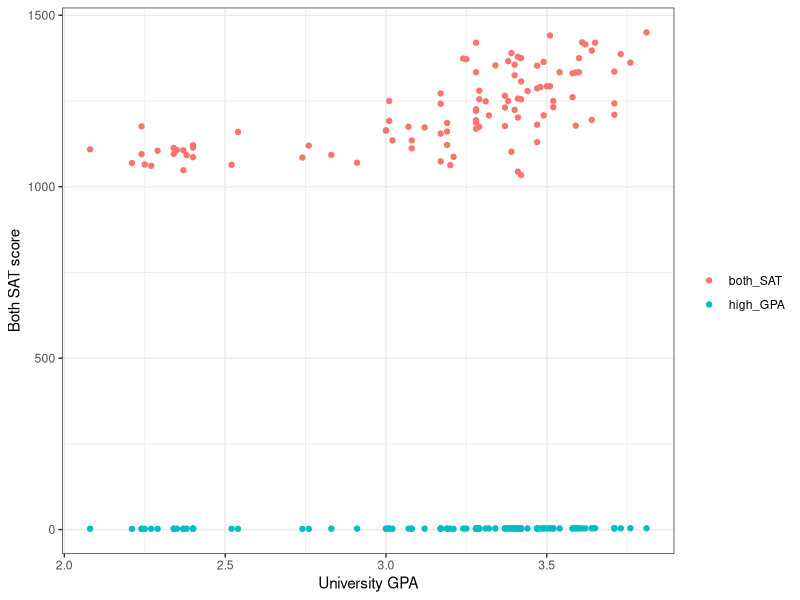
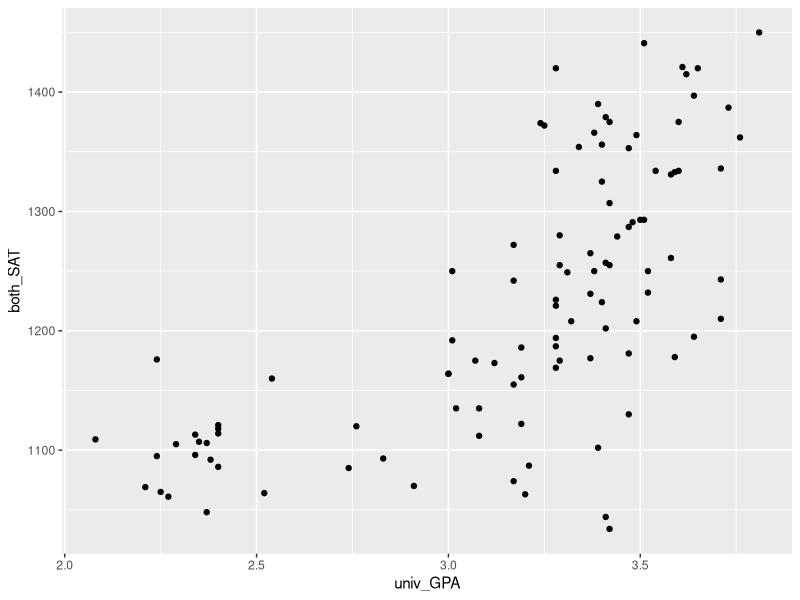
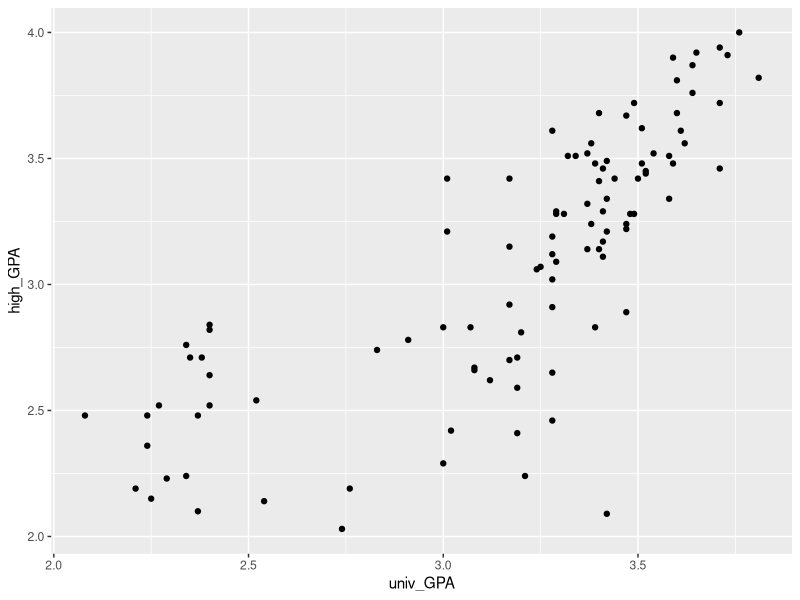
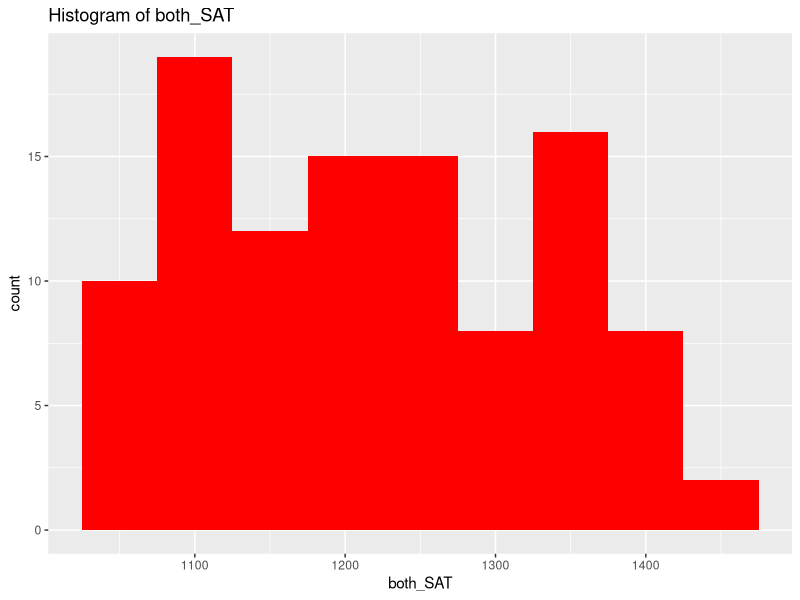
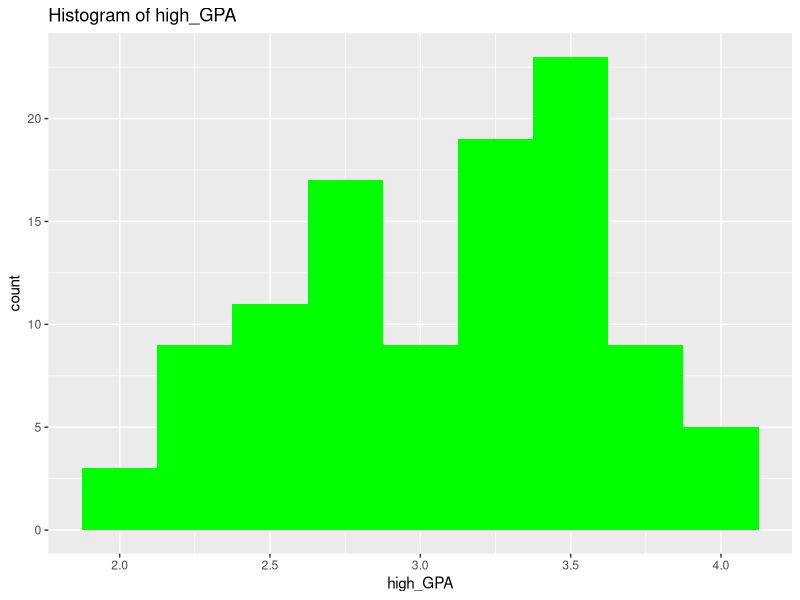
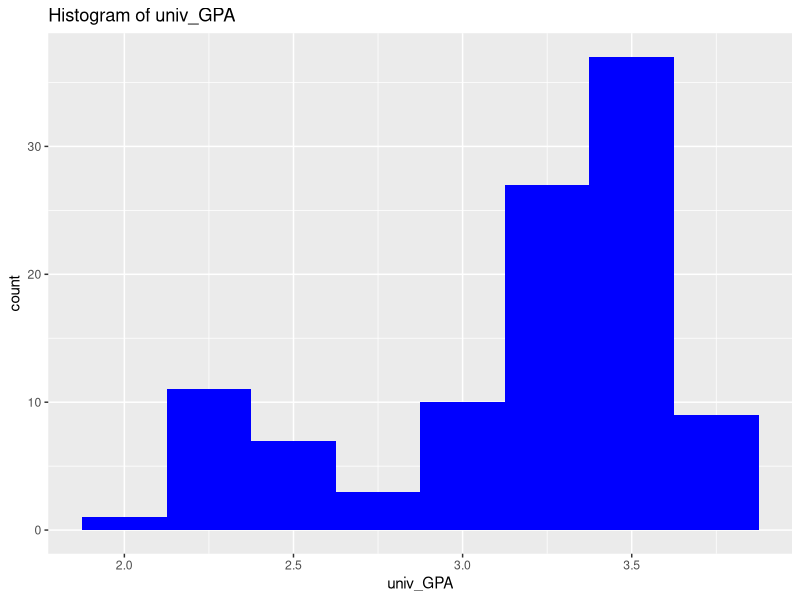

Recreate these plots in R, in order.
## ---- chunk 1
library(tidyverse)
library(readxl)
library(broom)
library(modelr)
library(rsample)
## ---- chunk 2
## TODO:
df_sat <- read_excel("./data/sat.xls")
## TODO: Do your "first checks"
df_sat %>% glimpse()
## ---- chunk 3
## NOTE: No need to edit this
df_composite <-
  df_sat %>%
  mutate(both_SAT = math_SAT + verb_SAT)
## ---- chunk 4
## TODO:
df_composite_long <- pivot_longer(df_composite, cols = c("high_GPA", "both_SAT"),
                                  names_to = "variable", values_to = "value")


# Create the scatter plot with a regression line
ggplot(df_composite_long, aes(x = univ_GPA, y = value, color = variable)) +
  geom_point() +
  labs(x = "University GPA", y = "Both SAT score", color = "") +
  theme_bw()
#I dont like how its not scaled, i tried using the y_scale_continous thing but it didnt work out...

#I made these plots for better observations to answer the questions
ggplot(df_composite, aes(x = univ_GPA, y = both_SAT)) +
  geom_point()

ggplot(df_composite, aes(x = univ_GPA, y = high_GPA)) +
  geom_point()
## ---- chunk 5
ggplot(df_composite, aes(x = both_SAT)) + geom_histogram(binwidth=50, fill = "red") + 
  labs(title = "Histogram of both_SAT")
ggplot(df_composite, aes(x = high_GPA)) + geom_histogram(binwidth=0.25, fill = "green") + 
  labs(title = "Histogram of high_GPA")
ggplot(df_composite, aes(x = univ_GPA)) + geom_histogram(binwidth=0.25,fill = "blue") + 
  labs(title = "Histogram of univ_GPA")
## ---- chunk 6
## TODO: Use the function cor.test() to test the correlations between
##       high_GPA and univ_GPA, as well as between
##       both_SAT and univ_GPA
# calculate the correlation and confidence intervals for high_GPA and univ_GPA
cor_test_high_univ <- cor.test(df_composite$high_GPA, df_composite$univ_GPA)
cat("Correlation between high_GPA and univ_GPA:", round(cor_test_high_univ$estimate, 2), "\n")
cat("Confidence interval for the correlation:", round(cor_test_high_univ$conf.int, 2), "\n")

# calculate the correlation and confidence intervals for both_SAT and univ_GPA
cor_test_both_univ <- cor.test(df_composite$both_SAT, df_composite$univ_GPA)
cat("Correlation between both_SAT and univ_GPA:", round(cor_test_both_univ$estimate, 2), "\n")
cat("Confidence interval for the correlation:", round(cor_test_both_univ$conf.int, 2), "\n")

## ---- chunk 7
## TODO: Use the bootstrap to compute a confidence interval for corr[high_GPA, univ_GPA]
corr_fn <- function(data, indices) {
  cor(data[indices, "high_GPA"], data[indices, "univ_GPA"])
}

# set the random seed for reproducibility
set.seed(123)

# perform the bootstrap
n_bootstrap <- 1000
bootstrap_corr <- replicate(n_bootstrap, corr_fn(df_composite, sample(nrow(df_composite), nrow(df_composite), replace = TRUE)))

# calculate the confidence interval
bootstrap_ci <- quantile(bootstrap_corr, c(0.025, 0.975))

# print the results
cat("Bootstrap estimate of correlation:", round(mean(bootstrap_corr), 2), "\n")
cat("Bootstrap confidence interval:", round(bootstrap_ci, 2))
## ---- chunk 8
## NOTE: No need to edit
set.seed(101)

df_train <-
  df_composite %>%
  rowid_to_column() %>%
  slice_sample(n = 80)

df_validate <-
  df_composite %>%
  rowid_to_column() %>%
  anti_join(
    .,
    df_train,
    by = "rowid"
  )
## ---- chunk 9
## TODO: Fit a model of univ_GPA on the predictor both_SAT
fit_basic <- lm(univ_GPA ~ both_SAT, data = df_composite)

## Assess the model
summary(fit_basic)

## NOTE: The following computes confidence intervals on regression coefficients
fit_basic %>%
  tidy(
    conf.int = TRUE,
    conf.level = 0.99
  )
## ---- chunk 10
## TODO: Fit and assess models with predictors both_SAT + high_GPA, and high_GPA alone
fit_both <- lm(univ_GPA ~ high_GPA + both_SAT, data = df_composite)

## Assess the model
summary(fit_both)

fit_both %>%
  tidy(
    conf.int = TRUE,
    conf.level = 0.99
  )

## Fit the model with high_GPA only
fit_high <- lm(univ_GPA ~ high_GPA, data = df_composite)

## Assess the model
summary(fit_high)

fit_high %>%
  tidy(
    conf.int = TRUE,
    conf.level = 0.99
  )
